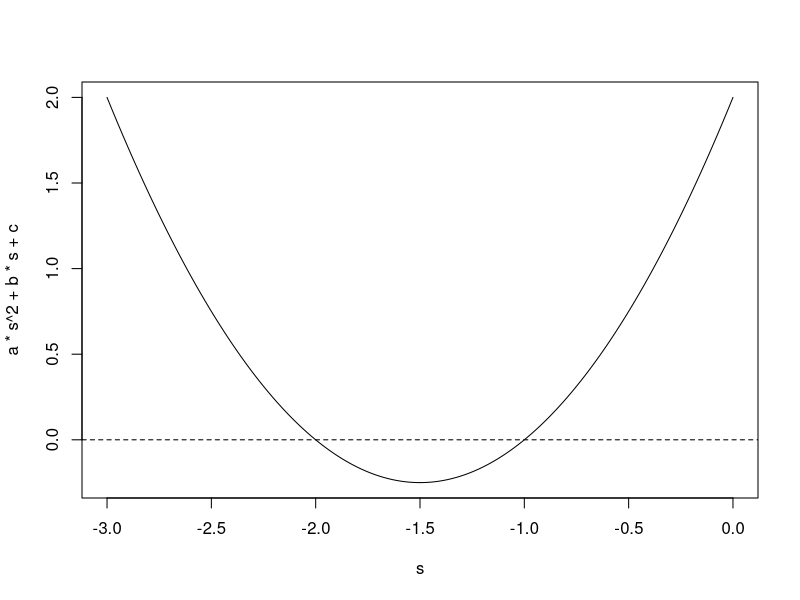

The R source for this figure:
## ---- chunk 1
#| echo: false
# Define the variables 
a <- 1
b <- 3
c <- 2

# Write the discriminant
m <- b^2-4*a*c 

# Solve the equation 
if(m > 0){ # The equation has two solutions 
  x1 <- (-b + sqrt(m))/2*a
  x2 <- (-b - sqrt(m))/2*a
  
  print(paste("The equation has two solutions: x1 =", x1, " x2 =", x2))
} else if (m == 0){ # The equation has one solution
  x <- (-b + sqrt(m))/2*a
  
  print(paste("The equation has one solution: x =", x))
} else{ # The equation has no solution
  print("The equation has no real number solutions")
}

## ---- chunk 2
#| echo: false
# Draw the plot to find the solution for x 
if(m > 0){ # The equation has two solutions 
  s <- seq(x2-1, x1+1, length = 300)
  plot(s, a*s^2 + b*s + c, type = "l")
  abline(h = 0, lty = 2)
  
} else if (m == 0){ # The equation has one solution
  s <- seq(-2*a/b-1, -2*a/b+1, length = 300)
  
  plot(s, a*s^2 + b*s + c, type = "l")
  abline(h = 0, lty = 2)
} else{ # The equation has no solution
  s <- seq(-2*a/b-1, -2*a/b+1, length = 300)
  
  plot(s, a*s^2 + b*s + c, type = "l")
  abline(h = 0, lty = 2)
}

